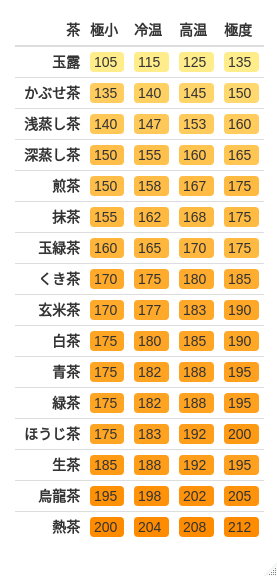

This figure's R source:
library(tidyverse)
library(formattable)
library(bayestestR)
library(tidylog)
library(ggridges)
library(reshape2)
library(viridis)
library(magrittr)
library(ggalt)

#Data frame containing tea varieties, min/max recommended steeping temperatures, and calculated temperatures at 33rd and 66th percentiles
temps<-data.frame(茶=c("ほうじ茶","くき茶","玄米茶","玉緑茶","煎茶","深蒸し茶","浅蒸し茶","玉露",
                        "烏龍茶","青茶","白茶","生茶","熱茶", "緑茶","かぶせ茶", "抹茶"),
                  極小=c(175,170,170,160,150,150,140,105,195,175,175,185,200,175,135,155),
                  極度=c(200,185,190,175,175,165,160,135,205,195,190,195,212,195,150,175)) %>%
  mutate(.,
         冷温=round(.$極小+(.$極度-.$極小)/3),
         高温=round(.$極度-(.$極度-.$極小)/3)) %>%
  arrange(.,極小,極度) %>%
  select(.,茶,極小,冷温,高温,極度)

#Formatted table with color gradient according to temperature
formattable(temps,
            align = c("r","l","l","l","l"),
            list("茶" = formatter("span",style = ~ style(font.weight = "bold")), 
              "極小"= color_tile("#FFEC8B", "#FF8C00"),
              "冷温"= color_tile("#FFEC8B", "#FF8C00"),
              "高温"= color_tile("#FFEC8B", "#FF8C00"),
              "極度"= color_tile("#FFEC8B", "#FF8C00")))

#Dumbell plot comparing the ranges of reccomended temperatures
ggplot(temps, aes(x=reorder(茶, 極小), xend=reorder(茶, 極小), y=極小)) + 
  geom_segment(aes(x=reorder(茶, 極小), xend=reorder(茶, 極小), y=極小, yend=極度,color=factor(reorder(茶, 極小))), size=12) +
  geom_text(aes(y=極小, label=極小),
            color="black", size=2, vjust=1.5)+
  geom_text(aes(y=極度, label=極度), 
            color="black", size=2, vjust=-1) +
  geom_text(aes(y=極度, label=reorder(茶, 極小)),
            color="black", size=3.5, vjust=-3)+
  scale_color_viridis(discrete = TRUE, option = "C") +
  theme(axis.title.x = element_blank(),
        axis.text.x = element_blank(),
        axis.ticks.x = element_blank(),
        legend.position = "none") +
  ylab("Temperature") +
  ylim(100,225)

#Data frame for graph, containing normal distributions spanning each reccomended temperature range
curves <- data.frame("ほうじ茶"=distribution_normal(1000, mean=mean(range(temps[temps$茶=="ほうじ茶",c(2,5)])),
                                                    sd=diff(range(temps[temps$茶=="ほうじ茶",2:5])/8)),
                     "くき茶"=distribution_normal(1000, mean=mean(range(temps[temps$茶=="くき茶",2:5])),
                                                   sd=diff(range(temps[temps$茶=="くき茶",2:5])/8)),
                     "玄米茶"=distribution_normal(1000, mean=mean(range(temps[temps$茶=="玄米茶",2:5])),
                                                     sd=diff(range(temps[temps$茶=="玄米茶",2:5])/8)),
                     "玉緑茶"=distribution_normal(1000, mean=mean(range(temps[temps$茶=="玉緑茶",2:5])),
                                                        sd=diff(range(temps[temps$茶=="玉緑茶",2:5])/8)),
                     "煎茶"=distribution_normal(1000, mean=mean(range(temps[temps$茶=="煎茶",2:5])), 
                                                  sd=diff(range(temps[temps$茶=="煎茶",2:5])/8)),
                     "抹茶"=distribution_normal(1000, mean=mean(range(temps[temps$茶=="抹茶",2:5])), 
                                                  sd=diff(range(temps[temps$茶=="抹茶",2:5])/8)),
                     "深蒸し茶"=distribution_normal(1000, mean=mean(range(temps[temps$茶=="深蒸し茶",2:5])), 
                                                            sd=diff(range(temps[temps$茶=="深蒸し茶",2:5])/8)),
                     "浅蒸し茶"=distribution_normal(1000, mean=mean(range(temps[temps$茶=="浅蒸し茶",2:5])),
                                                           sd=diff(range(temps[temps$茶=="浅蒸し茶",2:5])/8)),
                     "玉露"=distribution_normal(1000, mean=mean(range(temps[temps$茶=="玉露",2:5])),         
                                                   sd=diff(range(temps[temps$茶=="玉露",2:5])/8)),
                     "かぶせ茶"=distribution_normal(1000, mean=mean(range(temps[temps$茶=="かぶせ茶",c(2,5)])),
                                                    sd=diff(range(temps[temps$茶=="かぶせ茶",2:5])/8)),
                     "烏龍茶"=distribution_normal(1000, mean=mean(range(temps[temps$茶=="烏龍茶",2:5])),  
                                                       sd=diff(range(temps[temps$茶=="烏龍茶",2:5])/8)),
                     "青茶"=distribution_normal(1000, mean=mean(range(temps[temps$茶=="青茶",2:5])),
                                                        sd=diff(range(temps[temps$茶=="青茶",2:5])/8)),
                     "白茶"=distribution_normal(1000, mean=mean(range(temps[temps$茶=="白茶",2:5])),  
                                                 sd=diff(range(temps[temps$茶=="白茶",2:5])/8)),
                     "生茶"=distribution_normal(1000, mean=mean(range(temps[temps$茶=="生茶",2:5])), 
                                                     sd=diff(range(temps[temps$茶=="生茶",2:5])/8)),
                     "熱茶"=distribution_normal(1000, mean=mean(range(temps[temps$茶=="熱茶",2:5])),
                                                      sd=diff(range(temps[temps$茶=="熱茶",2:5])/8)),
                     "緑茶"=distribution_normal(1000, mean=mean(range(temps[temps$茶=="緑茶",2:5])),
                                              sd=diff(range(temps[temps$茶=="緑茶",2:5])/8))) %>% 
  select(.,temps$茶) %>%
  melt(.) %>%
  rename(.,
         Temperature=value,
         茶=variable)

#Chart plotting the range of suggested temperatures against one another, with a normal distribution spanning each recommended temp range
ggplot(curves, aes(x = Temperature, y = 茶, group= 茶, fill=..x..)) + 
  geom_density_ridges_gradient(rel_min_height = 0.01, scale=3, alpha=0.25) +
  theme_ridges()+
  scale_fill_viridis(option="C") +
  xlab("Temperature") +
  xlim(100,225)
  
